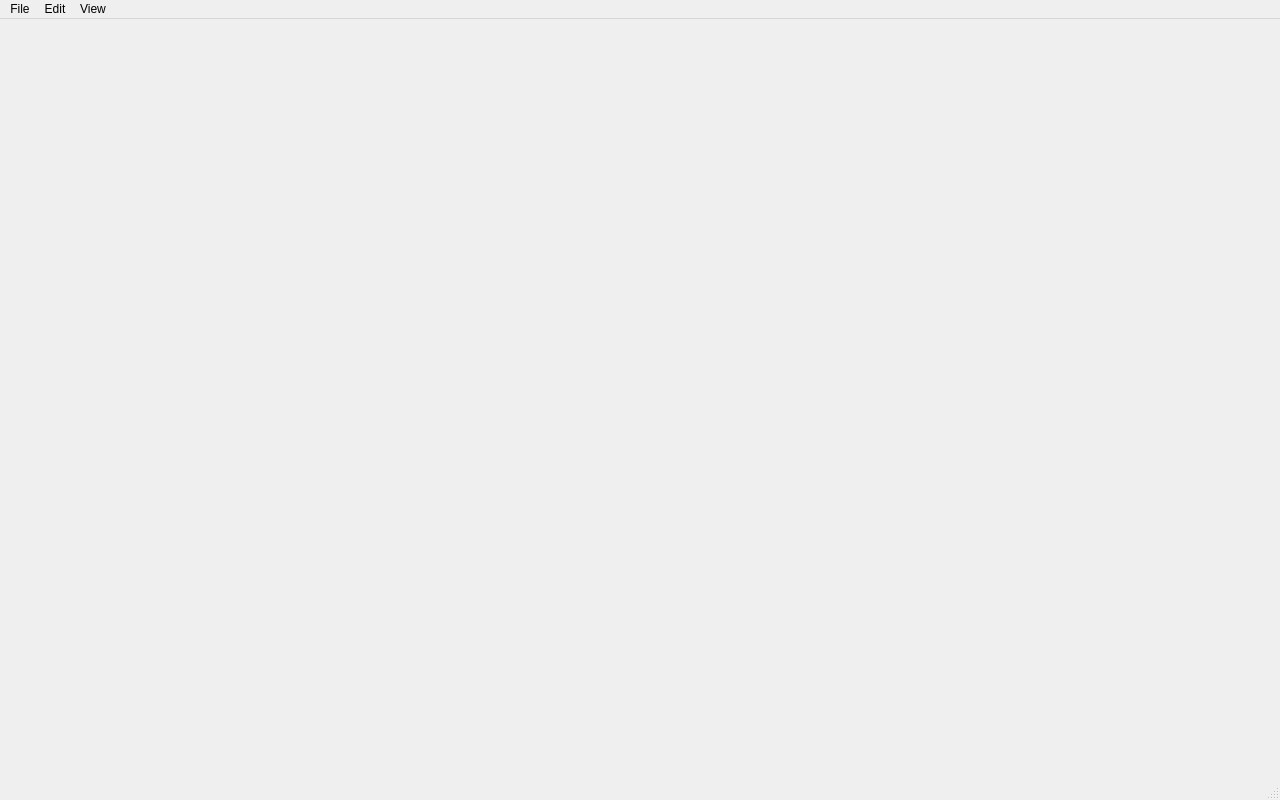
<?xml version="1.0" encoding="UTF-8"?>
<ui version="4.0">
 <class>MainWindow</class>
 <widget class="QMainWindow" name="MainWindow">
  <property name="geometry">
   <rect>
    <x>0</x>
    <y>0</y>
    <width>1280</width>
    <height>800</height>
   </rect>
  </property>
  <property name="minimumSize">
   <size>
    <width>1280</width>
    <height>800</height>
   </size>
  </property>
  <property name="windowTitle">
   <string>Stocker</string>
  </property>
  <widget class="QWidget" name="centralwidget"/>
  <widget class="QMenuBar" name="menubar">
   <property name="geometry">
    <rect>
     <x>0</x>
     <y>0</y>
     <width>1280</width>
     <height>20</height>
    </rect>
   </property>
   <widget class="QMenu" name="menuTest">
    <property name="title">
     <string>File</string>
    </property>
   </widget>
   <widget class="QMenu" name="menuEdit">
    <property name="title">
     <string>Edit</string>
    </property>
   </widget>
   <widget class="QMenu" name="menuView">
    <property name="title">
     <string>View</string>
    </property>
   </widget>
   <addaction name="menuTest"/>
   <addaction name="menuEdit"/>
   <addaction name="menuView"/>
  </widget>
  <widget class="QStatusBar" name="statusbar"/>
 </widget>
 <resources/>
 <connections/>
</ui>
